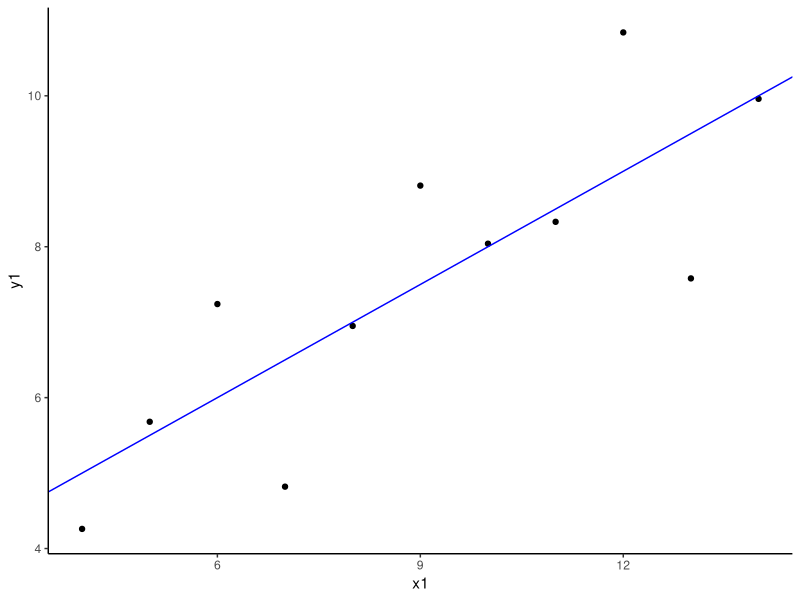
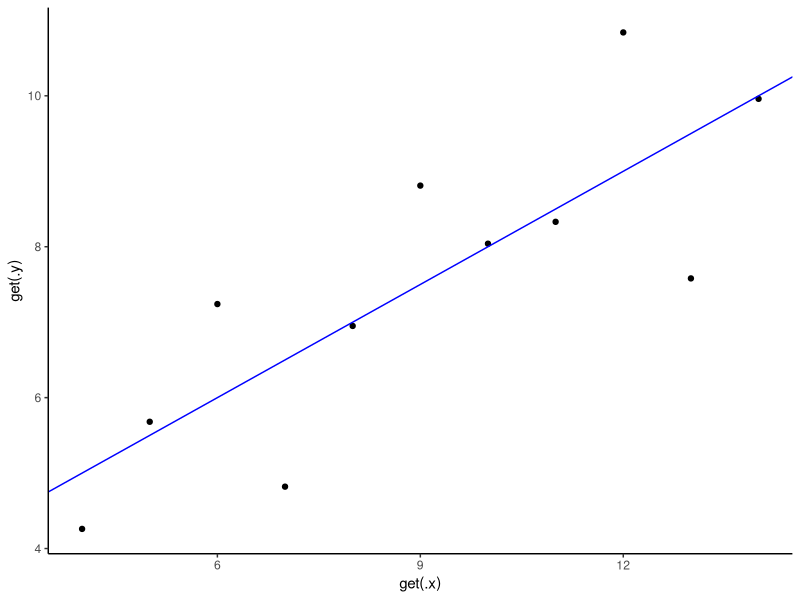
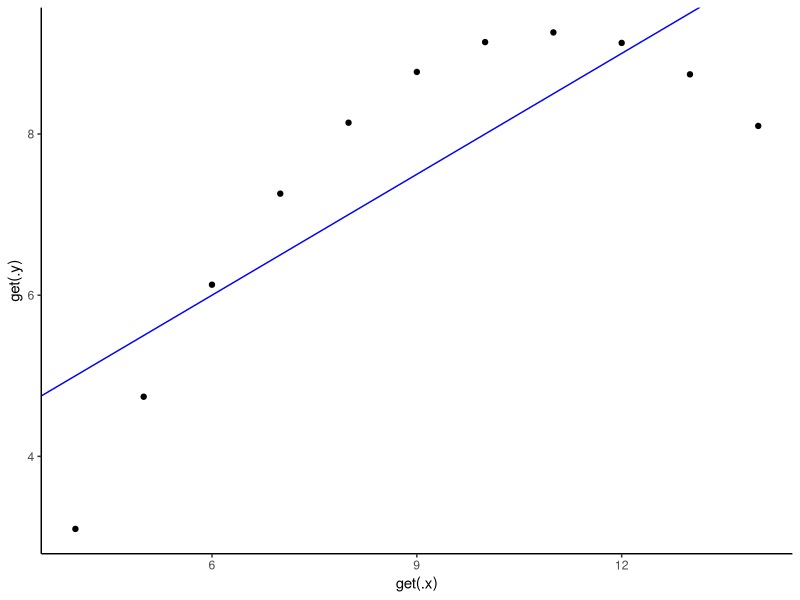
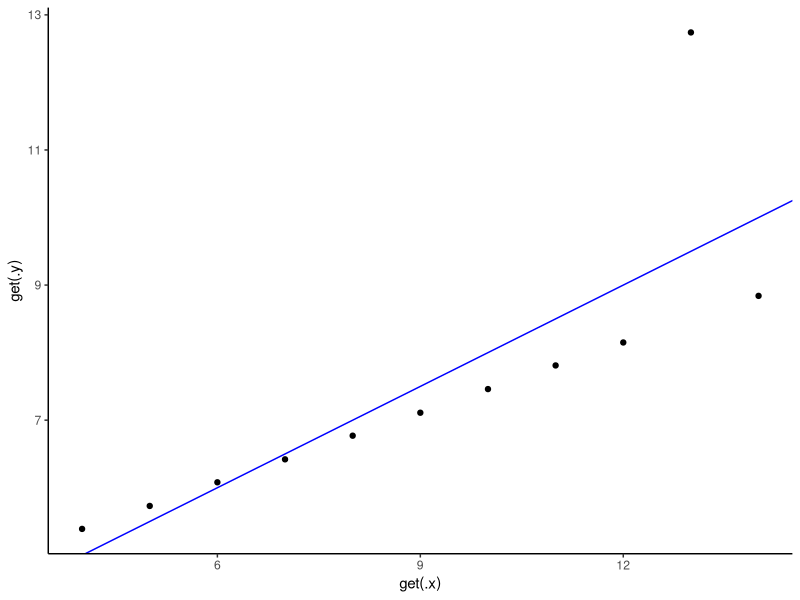
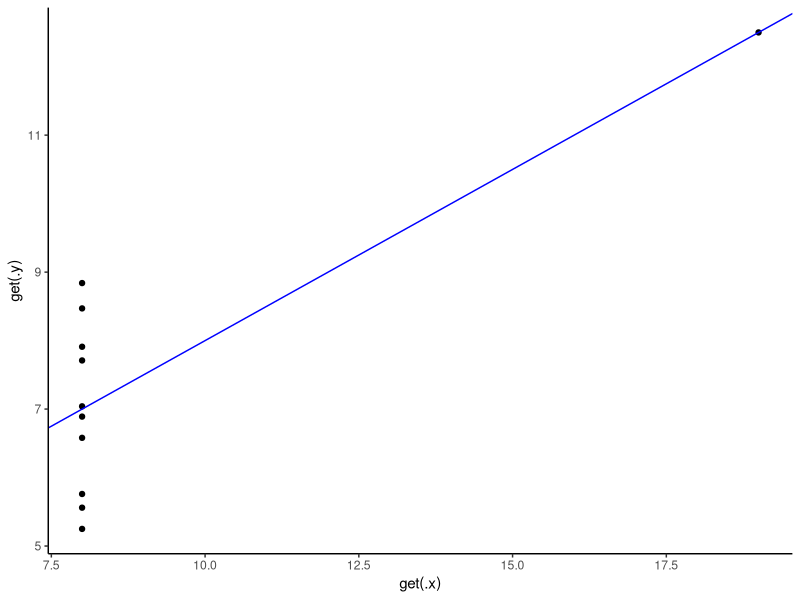
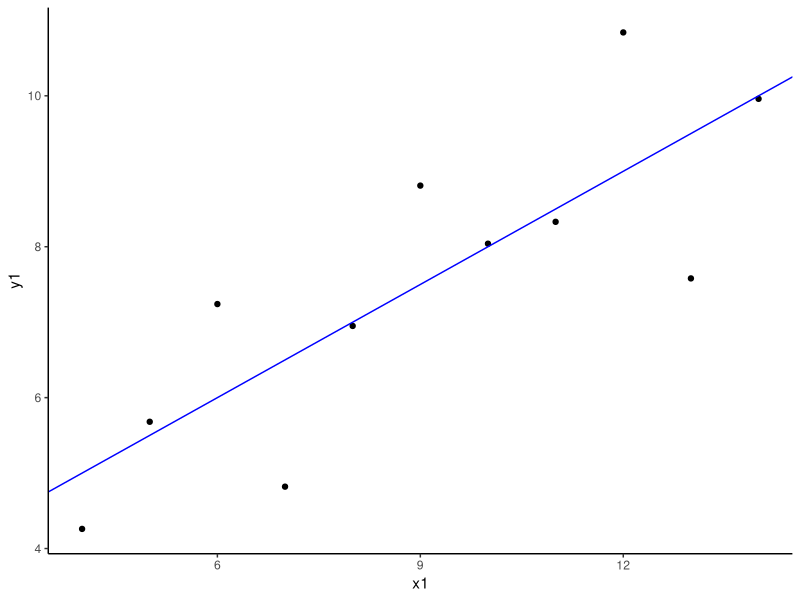
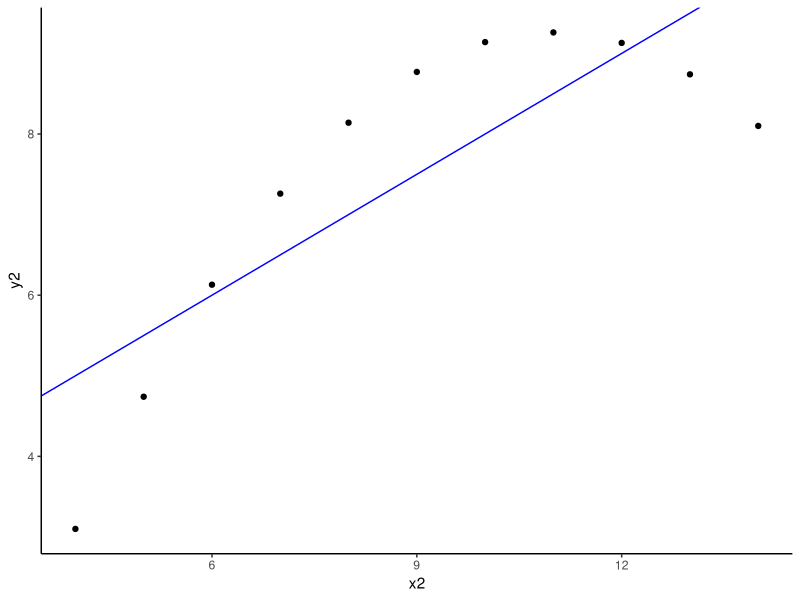
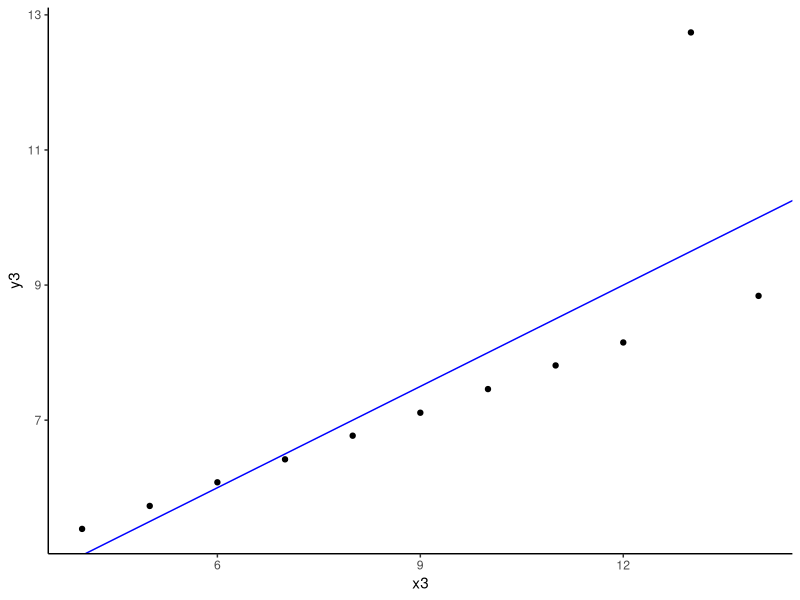

Reproduce these figures in R, in order.
## ---- chunk 1
knitr::opts_chunk$set(echo = TRUE, message = FALSE, warning = FALSE)
## ---- chunk 2
library(tidyverse)
## ---- chunk 3
objet <- 2

for (i in (2:10)){
  objet[i] <- i*2
}

## ---- chunk 4

vecteur <- (1:10)*2
identical(objet, vecteur)
## ---- chunk 5
hadrien <- "Je suis descendu ce matin chez mon médecin Hermogène, qui vient de rentrer à la Villa après un assez long voyage en Asie. L'examen devait se faire à jeun : nous avions pris rendez-vous pour les premières heures de la matinée. Je me suis couché sur un lit après m'être dépouillé de mon manteau et de ma tunique. Je t'épargne des détails qui te seraient aussi désagréables qu'à moimême, et la description du corps d'un homme qui avance en âge et s'apprête à mourir d'une hydropisie du cœur."

# séparer les phrases
paragraphe <- str_split(hadrien, "\\.")
# afficher la longueur
str_length(paragraphe)
# totale
map(.x = paragraphe, .f = ~ str_length(.x))

# beaucoup de fonctions sont prévue pour la vectorisation et peuvent foncitonner sans mapping
hadrien %>% 
  str_split("\\.", simplify = TRUE) %>% 
  str_length()

# détacher par phrases et par mots
str_split(hadrien, " ", simplify = TRUE) %>% length()
str_split(paragraphe, " ", simplify = TRUE) %>% length()
str_split(paragraphe, " ", simplify = TRUE)

# changer de profondeur dans l'objet grâce à `_depth`
map(
  .x = paragraphe,
  .f = ~ str_split(.x, " ")
) %>% 
  map_depth(2, length)

# utilisation de `map2()` lorsque deux listes sont intégrée et `pmap()` lorsqu'il y a plus de deux listes
map2_chr(
  .x = c("Alice", "Marc", "Julie", "Charlie"),
  .y = c("plage", "montagne", "campagne", "cuisine"),
  .f = ~ str_c(.x, " va à la ", .y)
)

# type d'objet produit par map -> une liste par défaut
map2(
  .x = c("Alice", "Marc", "Julie", "Charlie"),
  .y = c("plage", "montagne", "campagne", "cuisine"),
  ~ str_c(.x, " va à la ", .y)
) %>% 
  class()

# possibilité de changer le type de sortie avec _chr ou _dbl...
map2_chr(
  .x = c("Alice", "Marc", "Julie", "Charlie"),
  .y = c("plage", "montagne", "campagne", "cuisine"),
  ~ str_c(.x, " va à la ", .y)
) %>% 
  class()

map2_chr(
  .x = c("Alice", "Marc", "Julie", "Charlie"),
  .y = c("plage", "montagne", "campagne", "cuisine"),
  ~ str_c(.x, " va à la ", .y)
)

## ---- chunk 6
# calcul des moyennes de sepal_length
iris %>% 
  summarise(sepal_length_moyenne = mean(Sepal.Length))

# application à toutes les colonnes numériques
iris %>% 
  summarise(
    across(
      .cols = where(is.numeric),
      .fns = list(moyenne = ~ mean(.x, na.rm = TRUE), minimum = min, maximum = max),
      .names = "{col}_{fn}"
    )
  )

## ---- chunk 7
# travail sur les jdd de données iris, mtcars et women
map(
  .x = list(iris, mtcars, women),
  .f = ~ summarise(
    .x,
    across(
      .cols = where(is.numeric),
      .fns = list(moyenne = ~ mean(.x, na.rm = TRUE), minimum = min, maximum = max),
      .names = "{col}_{fn}"
    )
  )
)

# ajout des noms des jeux de données
map(
  .x = list(iris, mtcars, women),
  .f = ~ summarise(
    .x,
    across(
      .cols = where(is.numeric),
      .fns = list(moyenne = ~ mean(.x, na.rm = TRUE), minimum = min, maximum = max),
      .names = "{col}_{fn}"
    )
  )
) %>% 
  set_names(c("iris", "mtcars", "women"))

# format tableau croisé
map(
  .x = list(iris, mtcars, women),
  .f = ~ summarise(
    .x,
    across(
      .cols = where(is.numeric),
      .fns = list(moyenne = ~ mean(.x, na.rm = TRUE), minimum = min, maximum = max),
      .names = "{col}_{fn}"
    )
  )
) %>% 
  set_names(c("iris", "mtcars", "women")) %>% 
  map(
    .f = ~ pivot_longer(
      .x, 
      cols = everything(),
      names_to = c("mesure", ".value"),
      names_pattern = "(.+)_(.+)")
  )

## ---- chunk 8

anscombe
# réalisation d'une régression linéaire
## simple
lm(y1 ~ x1, data = anscombe) %>% 
  summary()

## sur toutes les colonnes
map2(
  .x = c("x1", "x2", "x3", "x4"),
  .y = c("y1", "y2", "y3", "y4"),
  .f = ~ lm(get(.y) ~ get(.x), data = anscombe) %>% summary()
  )

## avec l'utilisation de la fonction glue
library(glue)
library(glue)
glue("x{1:4}")

## utilisation de set_names() pour le nom des jdd
map2(
  .x = c(glue("x{1:4}")),
  .y = c(glue("y{1:4}")),
  .f = ~ lm(get(.y) ~ get(.x), data = anscombe) %>% summary()
  ) %>% 
  set_names(glue("colonnes finissants par {1:4}"))

# vérification grâce à un graphique
ggplot(anscombe) +
  aes(x = x1, y = y1) +
  geom_point() +
  geom_abline(slope = 0.5, intercept = 3, color = "blue") +
  theme_classic()

## sur toutes les colonnes
purrr::map2(
  .x = c(glue("x{1:4}")),
  .y = c(glue("y{1:4}")),
  .f = ~ ggplot(anscombe) +
    aes(x = get(.x), y = get(.y)) +
    geom_point() +
    geom_abline(slope = 0.5, intercept = 3, color = "blue") +
    theme_classic()
)

## modification des noms des axes
purrr::map2(
  .x = c(glue("x{1:4}")),
  .y = c(glue("y{1:4}")),
  .f = ~ ggplot(anscombe) +
    aes(x = get(.x), y = get(.y)) +
    geom_point() +
    geom_abline(slope = 0.5, intercept = 3, color = "blue") +
    labs(x = .x, y = .y) +
    theme_classic()
)

## enregistrement automatique des graphiques générés 
purrr::map2(
  .x = c(glue("x{1:4}")),
  .y = c(glue("y{1:4}")),
  .f = ~ ggplot(anscombe) +
    aes(x = get(.x), y = get(.y)) +
    geom_point() +
    geom_abline(slope = 0.5, intercept = 3, color = "blue") +
    labs(x = .x, y = .y) +
    theme_classic()
) %>% 
  purrr::map2(
    .y = c(glue("img/x{1:4}y{1:4}.png")),
    .f = ~ ggsave(plot = .x, filename = .y, width = 2, height = 2)
  )

